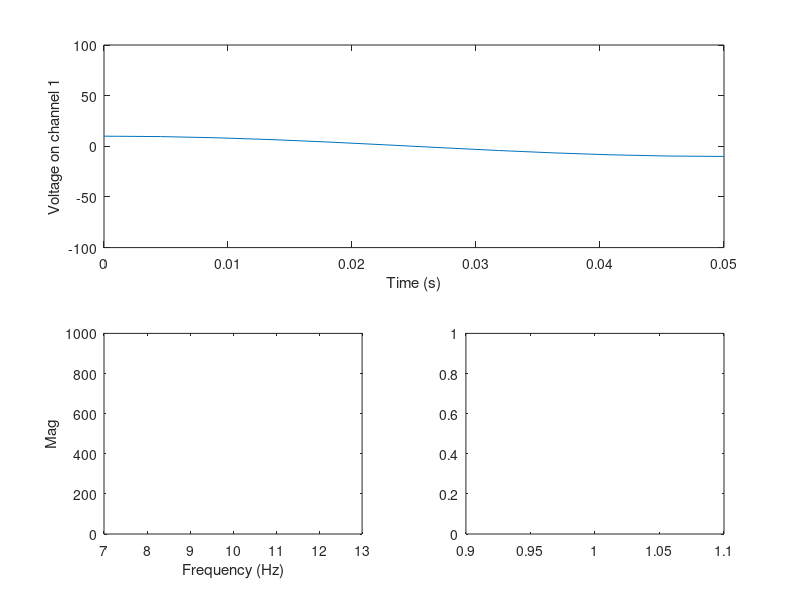

Source code (MATLAB): (Note: this script raises an error after producing the figure.)
% clear all 
% addpath(genpath('/arquivos/tcc/software/BCILAB-Program'));

clear stamps ch chunk
close all
% environment variables:

channel=1;

N = 512; % points for FFT

fa = 250;

resample=1; % Downsampling the signal to guarantee that the number of training
% samples is greater than the number of samples (avoid singular matrices)

%% Filter specifications
low_cutoff=7; % band pass filter lower cutoff frequency (Hz)
upper_cutoff=13; % band pass filter upper cutof f frequency (Hz)

filter_order = 3;                   
filter_cutoff = [2*low_cutoff/fa 2*upper_cutoff/fa];

[b, a] = butter(filter_order,filter_cutoff); 

%% Trials:
ch=0;

buffSize = 1000; % size of the circular buffer
circBuff = nan(1,buffSize); % create circular buffer
t_circBuff = nan(1,buffSize); % create circular buffer
meanBuff = nan(1,4*buffSize); % create circular buffer

i=0;
stamps_cte = linspace(0,0.05,12);
stamps = 0;
% figure;
% plot(stamps,ch);
% hold on;
% try
while(1)
        i=i+1;
        pause(0.05); % wait for samples to buffer in

        stamps = stamps_cte + stamps(end);


        % t_circBuff = [t_circBuff(size(stamps,2)+1:end) stamps];
        t_circBuff = [t_circBuff(size(stamps,2)+1:end) stamps];

        % Channel select
        % ch=(chunk(channel,:)-mean(chunk(channel,:)));

        ch = ch + 10*cos(2*pi*10*stamps);
        
        circBuff = [circBuff(size(ch,2)+1:end) ch];
        meanBuff = [meanBuff(size(ch,2)+1:end) ch];
        
        % Data bandpass filtering
        if(~isnan(circBuff))
            circBuff=filtfilt(b, a, circBuff);
        end

        if(~isnan(circBuff))
            meanBuff=filtfilt(b, a, meanBuff);
        end

        % Compute the mean
        goal = mean(meanBuff);

        % Data normalization
		% ch=normal(ch);
        
        H = fft(circBuff, N);
        
        H = abs(H(1:N/2));

        f = (0:N/2-1)*fa/N;

        % Plot signal x time
        figure(1);
        subplot(2,1,1);
        plot(t_circBuff, circBuff);
        axis([-inf inf -100 100]);
        xlabel('Time (s)');
        ylabel({['Voltage on channel ', num2str(channel)]});
        
        % Plot fft x time
        subplot(2,2,3);
        plot(f, H, 'r');
        axis([low_cutoff upper_cutoff 0 1000]);
        xlabel('Frequency (Hz)');
        ylabel('Mag');
                
        % Find fourier components at 8 < f < 12 Hz
        bin_f = find(f>low_cutoff & f< upper_cutoff);
        
        % Compute the energy of the signal at these components
        E = sum(H(bin_f).^2)/length(bin_f);
        
        % Plot energy using bar
        subplot(2,2,4);
        bar(E);
        plot(goal);
        axis([-inf inf 0 goal*2]);
        ylabel('Energy over alpha band');
        
end

% catch exception
%     display('Error!')
% end
